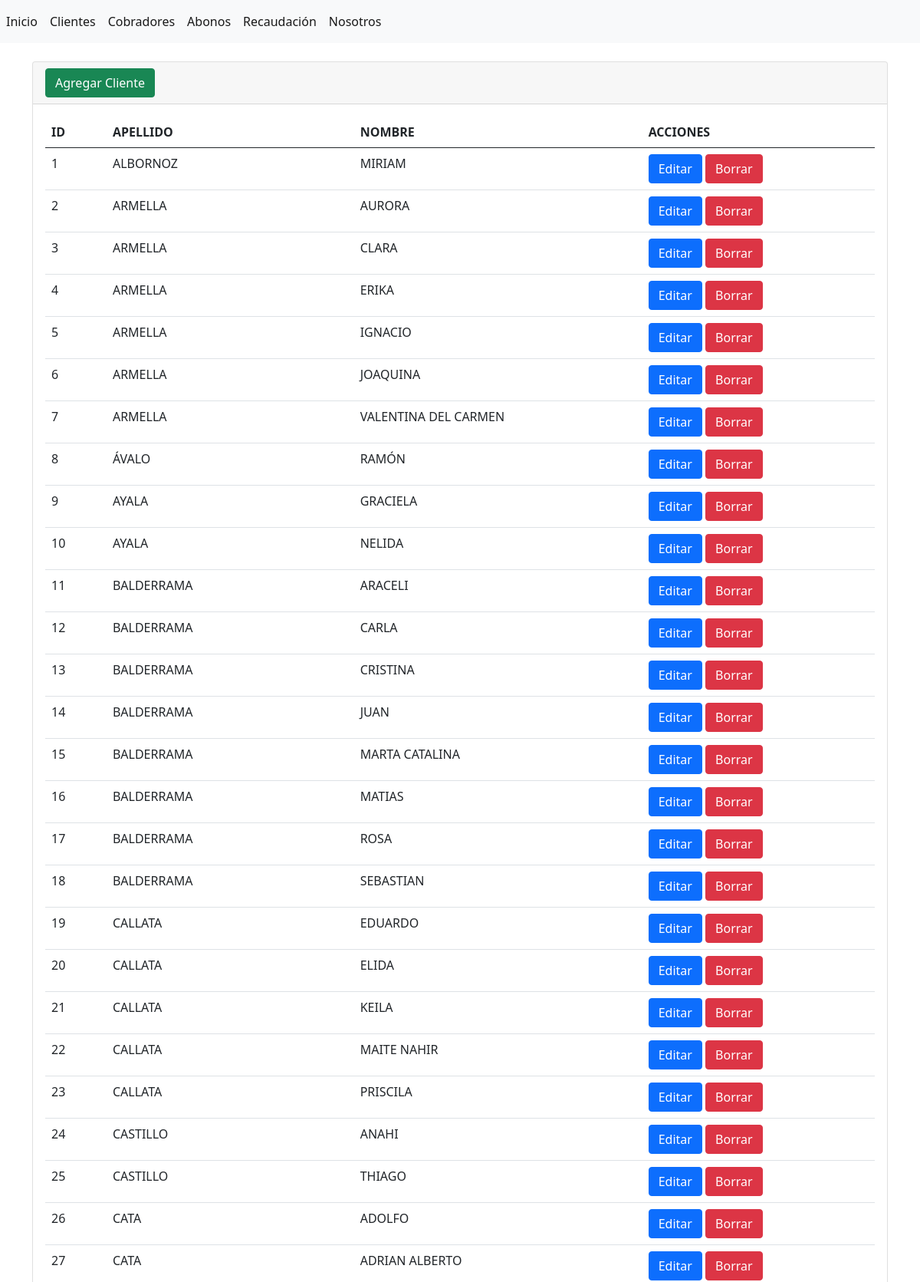
/clientes/ (upper part), run on the app's committed database.
### abonos/models.py (models this page shows, shortened)
class Cliente(models.Model):
    apellido = models.CharField(max_length=45, verbose_name="apellido")
    nombre = models.CharField(max_length=45, verbose_name="nombre")
    creado = models.DateTimeField(auto_now_add=True)
    modificado = models.DateTimeField(auto_now=True)
    activo = models.BooleanField(default=True, verbose_name="activo")

### abonos/views.py (the view)
# urls.py: path('clientes/', views.clientes, name='clientes'),
def clientes(request):
    clientes = Cliente.objects.all()
    return render(request, 'clientes/index.html', {'clientes': clientes})

### abonos/templates/clientes/index.html (shortened to what this page needs)
{% extends "base.html" %}
{% block contenido %}
<div class="card">
    <div class="card-header">
        <a name="" id="" class="btn btn-success" href="{% url 'agregar_cliente' %}" role="button">Agregar Cliente</a>
    </div>
    <div class="card-body">
        <table class="table">
            <thead>
                <tr>
                    <th>ID</th>
                    <th>APELLIDO</th>
                    <th>NOMBRE</th>
                    <th>ACCIONES</th>
                </tr>
            </thead>
            <tbody>
                {% for cliente in clientes %}
                <tr>
                    <td>{{ cliente.id }}</td>
                    <td>{{ cliente.apellido }}</td>
                    <td>{{ cliente.nombre }}</td>
                    <td><a name="" id="" class="btn btn-primary" href="{% url 'editar_cliente' cliente.id%}" role="button">Editar</a>
                        <a name="" id="" class="btn btn-danger" href="{% url 'eliminar_cliente' cliente.id %}" role="button">Borrar</a></td>
                </tr>
                {% endfor %}
            </tbody>
        </table>
    </div>
</div>
{% endblock %}

### data on the page
Cliente: id "1", apellido "ALBORNOZ", nombre "MIRIAM"
Cliente: id "2", apellido "ARMELLA", nombre "AURORA"
Cliente: id "3", apellido "ARMELLA", nombre "CLARA"
Cliente: id "4", apellido "ARMELLA", nombre "ERIKA"
Cliente: id "5", apellido "ARMELLA", nombre "IGNACIO"
Cliente: id "6", apellido "ARMELLA", nombre "JOAQUINA"
Cliente: id "7", apellido "ARMELLA", nombre "VALENTINA DEL CARMEN"
Cliente: id "8", apellido "ÁVALO", nombre "RAMÓN"
Cliente: id "9", apellido "AYALA", nombre "GRACIELA"
Cliente: id "10", apellido "AYALA", nombre "NELIDA"
Cliente: id "11", apellido "BALDERRAMA", nombre "ARACELI"
Cliente: id "12", apellido "BALDERRAMA", nombre "CARLA"
Cliente: id "13", apellido "BALDERRAMA", nombre "CRISTINA"
Cliente: id "14", apellido "BALDERRAMA", nombre "JUAN"
Cliente: id "15", apellido "BALDERRAMA", nombre "MARTA CATALINA"
Cliente: id "16", apellido "BALDERRAMA", nombre "MATIAS"
Cliente: id "17", apellido "BALDERRAMA", nombre "ROSA"
Cliente: id "18", apellido "BALDERRAMA", nombre "SEBASTIAN"
Cliente: id "19", apellido "CALLATA", nombre "EDUARDO"
Cliente: id "20", apellido "CALLATA", nombre "ELIDA"
Cliente: id "21", apellido "CALLATA", nombre "KEILA"
Cliente: id "22", apellido "CALLATA", nombre "MAITE NAHIR"
Cliente: id "23", apellido "CALLATA", nombre "PRISCILA"
Cliente: id "24", apellido "CASTILLO", nombre "ANAHI"
Cliente: id "25", apellido "CASTILLO", nombre "THIAGO"
Cliente: id "26", apellido "CATA", nombre "ADOLFO"
Cliente: id "27", apellido "CATA", nombre "ADRIAN ALBERTO"
